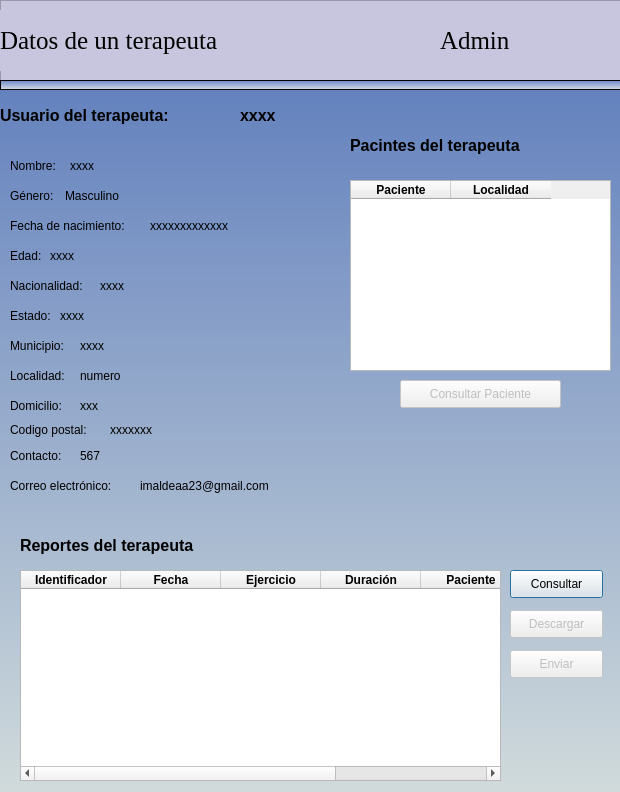
<?xml version="1.0" encoding="UTF-8"?>
<ui version="4.0">
 <class>ConsultarTerapeutaSelec</class>
 <widget class="QDialog" name="ConsultarTerapeutaSelec">
  <property name="geometry">
   <rect>
    <x>0</x>
    <y>0</y>
    <width>620</width>
    <height>792</height>
   </rect>
  </property>
  <property name="windowTitle">
   <string>Terapeuta Selecionado</string>
  </property>
  <widget class="QLabel" name="label">
   <property name="geometry">
    <rect>
     <x>0</x>
     <y>90</y>
     <width>251</width>
     <height>51</height>
    </rect>
   </property>
   <property name="font">
    <font>
     <pointsize>12</pointsize>
     <weight>75</weight>
     <bold>true</bold>
    </font>
   </property>
   <property name="text">
    <string>Usuario del terapeuta:  </string>
   </property>
  </widget>
  <widget class="QPushButton" name="pushButton">
   <property name="geometry">
    <rect>
     <x>510</x>
     <y>570</y>
     <width>93</width>
     <height>28</height>
    </rect>
   </property>
   <property name="text">
    <string>Consultar</string>
   </property>
  </widget>
  <widget class="QPushButton" name="pushButton_2">
   <property name="enabled">
    <bool>false</bool>
   </property>
   <property name="geometry">
    <rect>
     <x>510</x>
     <y>650</y>
     <width>93</width>
     <height>28</height>
    </rect>
   </property>
   <property name="text">
    <string>Enviar</string>
   </property>
  </widget>
  <widget class="QPushButton" name="pushButton_3">
   <property name="enabled">
    <bool>false</bool>
   </property>
   <property name="geometry">
    <rect>
     <x>510</x>
     <y>610</y>
     <width>93</width>
     <height>28</height>
    </rect>
   </property>
   <property name="text">
    <string>Descargar</string>
   </property>
  </widget>
  <widget class="QLabel" name="lb1">
   <property name="geometry">
    <rect>
     <x>10</x>
     <y>150</y>
     <width>61</width>
     <height>31</height>
    </rect>
   </property>
   <property name="styleSheet">
    <string notr="true">font: 87 8pt &quot;Segoe UI Black&quot;;</string>
   </property>
   <property name="text">
    <string>Nombre:</string>
   </property>
  </widget>
  <widget class="QLabel" name="label_4">
   <property name="geometry">
    <rect>
     <x>10</x>
     <y>210</y>
     <width>151</width>
     <height>31</height>
    </rect>
   </property>
   <property name="styleSheet">
    <string notr="true">font: 87 8pt &quot;Segoe UI Black&quot;;</string>
   </property>
   <property name="text">
    <string>Fecha de nacimiento:</string>
   </property>
  </widget>
  <widget class="QLabel" name="lb12">
   <property name="geometry">
    <rect>
     <x>10</x>
     <y>390</y>
     <width>81</width>
     <height>31</height>
    </rect>
   </property>
   <property name="styleSheet">
    <string notr="true">font: 87 8pt &quot;Segoe UI Black&quot;;</string>
   </property>
   <property name="text">
    <string>Domicilio:</string>
   </property>
  </widget>
  <widget class="QLabel" name="lbDomicilio">
   <property name="geometry">
    <rect>
     <x>80</x>
     <y>390</y>
     <width>211</width>
     <height>31</height>
    </rect>
   </property>
   <property name="text">
    <string>xxx</string>
   </property>
  </widget>
  <widget class="QLabel" name="lbCorreo">
   <property name="geometry">
    <rect>
     <x>140</x>
     <y>470</y>
     <width>141</width>
     <height>31</height>
    </rect>
   </property>
   <property name="text">
    <string>imaldeaa23@gmail.com</string>
   </property>
  </widget>
  <widget class="QLabel" name="lbGenero">
   <property name="geometry">
    <rect>
     <x>65</x>
     <y>180</y>
     <width>91</width>
     <height>31</height>
    </rect>
   </property>
   <property name="text">
    <string>Masculino</string>
   </property>
  </widget>
  <widget class="QLabel" name="lbNombre">
   <property name="geometry">
    <rect>
     <x>70</x>
     <y>150</y>
     <width>181</width>
     <height>31</height>
    </rect>
   </property>
   <property name="text">
    <string>xxxx</string>
   </property>
  </widget>
  <widget class="QLabel" name="lbFechaNaimiento">
   <property name="geometry">
    <rect>
     <x>150</x>
     <y>210</y>
     <width>111</width>
     <height>31</height>
    </rect>
   </property>
   <property name="text">
    <string>xxxxxxxxxxxxx</string>
   </property>
  </widget>
  <widget class="QLabel" name="lbLocalida">
   <property name="geometry">
    <rect>
     <x>80</x>
     <y>360</y>
     <width>71</width>
     <height>31</height>
    </rect>
   </property>
   <property name="text">
    <string>numero</string>
   </property>
  </widget>
  <widget class="QLabel" name="lLocalidad">
   <property name="geometry">
    <rect>
     <x>10</x>
     <y>360</y>
     <width>71</width>
     <height>31</height>
    </rect>
   </property>
   <property name="styleSheet">
    <string notr="true">font: 87 8pt &quot;Segoe UI Black&quot;;</string>
   </property>
   <property name="text">
    <string>Localidad:</string>
   </property>
  </widget>
  <widget class="QLabel" name="label_8">
   <property name="geometry">
    <rect>
     <x>0</x>
     <y>90</y>
     <width>621</width>
     <height>711</height>
    </rect>
   </property>
   <property name="minimumSize">
    <size>
     <width>100</width>
     <height>100</height>
    </size>
   </property>
   <property name="styleSheet">
    <string notr="true">background-color: qlineargradient(spread:pad, x1:0, y1:1, x2:0, y2:0, stop:0 rgba(210, 220, 220), stop:1 rgba(100, 130, 190));

</string>
   </property>
   <property name="text">
    <string/>
   </property>
  </widget>
  <widget class="QFrame" name="frame">
   <property name="geometry">
    <rect>
     <x>0</x>
     <y>0</y>
     <width>621</width>
     <height>81</height>
    </rect>
   </property>
   <property name="styleSheet">
    <string notr="true">background-color: rgb(200, 198, 223);</string>
   </property>
   <property name="frameShape">
    <enum>QFrame::StyledPanel</enum>
   </property>
   <property name="frameShadow">
    <enum>QFrame::Raised</enum>
   </property>
   <widget class="QLabel" name="label_3">
    <property name="geometry">
     <rect>
      <x>0</x>
      <y>10</y>
      <width>301</width>
      <height>61</height>
     </rect>
    </property>
    <property name="font">
     <font>
      <family>Times New Roman</family>
      <pointsize>19</pointsize>
      <weight>9</weight>
      <italic>false</italic>
      <bold>false</bold>
     </font>
    </property>
    <property name="styleSheet">
     <string notr="true">
font: 75 19pt &quot;Times New Roman&quot;;</string>
    </property>
    <property name="text">
     <string>Datos de un terapeuta</string>
    </property>
   </widget>
   <widget class="QLabel" name="label_23">
    <property name="geometry">
     <rect>
      <x>540</x>
      <y>10</y>
      <width>71</width>
      <height>71</height>
     </rect>
    </property>
    <property name="font">
     <font>
      <pointsize>10</pointsize>
     </font>
    </property>
    <property name="styleSheet">
     <string notr="true">image: url(:/newPrefix/terapeuta.png);</string>
    </property>
    <property name="text">
     <string/>
    </property>
   </widget>
   <widget class="QLabel" name="lbAdmin">
    <property name="geometry">
     <rect>
      <x>440</x>
      <y>10</y>
      <width>101</width>
      <height>61</height>
     </rect>
    </property>
    <property name="font">
     <font>
      <family>Times New Roman</family>
      <pointsize>19</pointsize>
      <weight>9</weight>
      <italic>false</italic>
      <bold>false</bold>
     </font>
    </property>
    <property name="styleSheet">
     <string notr="true">font: 75 8pt &quot;MS Shell Dlg 2&quot;;
font: 75 19pt &quot;Times New Roman&quot;;</string>
    </property>
    <property name="inputMethodHints">
     <set>Qt::ImhHiddenText</set>
    </property>
    <property name="text">
     <string>Admin</string>
    </property>
   </widget>
  </widget>
  <widget class="QTableWidget" name="tabla_pacientes">
   <property name="geometry">
    <rect>
     <x>20</x>
     <y>570</y>
     <width>481</width>
     <height>211</height>
    </rect>
   </property>
   <property name="minimumSize">
    <size>
     <width>10</width>
     <height>10</height>
    </size>
   </property>
   <property name="focusPolicy">
    <enum>Qt::NoFocus</enum>
   </property>
   <property name="editTriggers">
    <set>QAbstractItemView::NoEditTriggers</set>
   </property>
   <property name="dragEnabled">
    <bool>false</bool>
   </property>
   <property name="rowCount">
    <number>0</number>
   </property>
   <property name="columnCount">
    <number>6</number>
   </property>
   <column>
    <property name="text">
     <string>Identificador</string>
    </property>
    <property name="font">
     <font>
      <weight>75</weight>
      <bold>true</bold>
     </font>
    </property>
   </column>
   <column>
    <property name="text">
     <string>Fecha</string>
    </property>
    <property name="font">
     <font>
      <weight>75</weight>
      <bold>true</bold>
     </font>
    </property>
    <property name="textAlignment">
     <set>AlignCenter</set>
    </property>
    <property name="background">
     <color>
      <red>85</red>
      <green>255</green>
      <blue>127</blue>
     </color>
    </property>
   </column>
   <column>
    <property name="text">
     <string>Ejercicio</string>
    </property>
    <property name="font">
     <font>
      <weight>75</weight>
      <bold>true</bold>
     </font>
    </property>
    <property name="textAlignment">
     <set>AlignCenter</set>
    </property>
    <property name="background">
     <color>
      <red>255</red>
      <green>248</green>
      <blue>53</blue>
     </color>
    </property>
   </column>
   <column>
    <property name="text">
     <string>Duración</string>
    </property>
    <property name="font">
     <font>
      <weight>75</weight>
      <bold>true</bold>
     </font>
    </property>
    <property name="textAlignment">
     <set>AlignCenter</set>
    </property>
    <property name="background">
     <color>
      <red>0</red>
      <green>170</green>
      <blue>127</blue>
     </color>
    </property>
   </column>
   <column>
    <property name="text">
     <string>Paciente</string>
    </property>
    <property name="font">
     <font>
      <weight>75</weight>
      <bold>true</bold>
     </font>
    </property>
    <property name="textAlignment">
     <set>AlignCenter</set>
    </property>
    <property name="background">
     <color>
      <red>255</red>
      <green>170</green>
      <blue>0</blue>
     </color>
    </property>
   </column>
   <column>
    <property name="text">
     <string>Terapeuta</string>
    </property>
    <property name="font">
     <font>
      <weight>75</weight>
      <bold>true</bold>
     </font>
    </property>
    <property name="textAlignment">
     <set>AlignCenter</set>
    </property>
    <property name="background">
     <color>
      <red>85</red>
      <green>170</green>
      <blue>255</blue>
     </color>
    </property>
   </column>
  </widget>
  <widget class="QTableWidget" name="tabla_pacientes_2">
   <property name="geometry">
    <rect>
     <x>350</x>
     <y>180</y>
     <width>261</width>
     <height>191</height>
    </rect>
   </property>
   <property name="minimumSize">
    <size>
     <width>10</width>
     <height>10</height>
    </size>
   </property>
   <property name="focusPolicy">
    <enum>Qt::NoFocus</enum>
   </property>
   <property name="editTriggers">
    <set>QAbstractItemView::NoEditTriggers</set>
   </property>
   <property name="dragEnabled">
    <bool>false</bool>
   </property>
   <property name="rowCount">
    <number>0</number>
   </property>
   <property name="columnCount">
    <number>2</number>
   </property>
   <column>
    <property name="text">
     <string>Paciente</string>
    </property>
    <property name="font">
     <font>
      <weight>75</weight>
      <bold>true</bold>
     </font>
    </property>
    <property name="textAlignment">
     <set>AlignCenter</set>
    </property>
    <property name="background">
     <color>
      <red>255</red>
      <green>170</green>
      <blue>0</blue>
     </color>
    </property>
   </column>
   <column>
    <property name="text">
     <string>Localidad</string>
    </property>
    <property name="font">
     <font>
      <weight>75</weight>
      <bold>true</bold>
     </font>
    </property>
    <property name="textAlignment">
     <set>AlignCenter</set>
    </property>
    <property name="background">
     <color>
      <red>64</red>
      <green>236</green>
      <blue>255</blue>
     </color>
    </property>
   </column>
  </widget>
  <widget class="QFrame" name="frame_2">
   <property name="geometry">
    <rect>
     <x>0</x>
     <y>80</y>
     <width>621</width>
     <height>10</height>
    </rect>
   </property>
   <property name="maximumSize">
    <size>
     <width>16777215</width>
     <height>14</height>
    </size>
   </property>
   <property name="styleSheet">
    <string notr="true">background-color: qlineargradient(spread:pad, x1:0, y1:1, x2:0, y2:0, stop:0 rgba(214, 225, 229), stop:1 rgba(109, 130, 198));
</string>
   </property>
   <property name="frameShape">
    <enum>QFrame::StyledPanel</enum>
   </property>
   <property name="frameShadow">
    <enum>QFrame::Raised</enum>
   </property>
  </widget>
  <widget class="QLabel" name="lb9">
   <property name="geometry">
    <rect>
     <x>10</x>
     <y>300</y>
     <width>141</width>
     <height>31</height>
    </rect>
   </property>
   <property name="styleSheet">
    <string notr="true">font: 87 8pt &quot;Segoe UI Black&quot;;</string>
   </property>
   <property name="text">
    <string>Estado:</string>
   </property>
  </widget>
  <widget class="QLabel" name="lb10">
   <property name="geometry">
    <rect>
     <x>10</x>
     <y>330</y>
     <width>141</width>
     <height>31</height>
    </rect>
   </property>
   <property name="styleSheet">
    <string notr="true">font: 87 8pt &quot;Segoe UI Black&quot;;</string>
   </property>
   <property name="text">
    <string>Municipio:</string>
   </property>
  </widget>
  <widget class="QLabel" name="lb8_2">
   <property name="geometry">
    <rect>
     <x>10</x>
     <y>270</y>
     <width>141</width>
     <height>31</height>
    </rect>
   </property>
   <property name="styleSheet">
    <string notr="true">font: 87 8pt &quot;Segoe UI Black&quot;;</string>
   </property>
   <property name="text">
    <string>Nacionalidad:</string>
   </property>
  </widget>
  <widget class="QLabel" name="lb13">
   <property name="geometry">
    <rect>
     <x>10</x>
     <y>420</y>
     <width>91</width>
     <height>20</height>
    </rect>
   </property>
   <property name="styleSheet">
    <string notr="true">font: 87 8pt &quot;Segoe UI Black&quot;;</string>
   </property>
   <property name="text">
    <string>Codigo postal:</string>
   </property>
  </widget>
  <widget class="QLabel" name="lb14">
   <property name="geometry">
    <rect>
     <x>10</x>
     <y>470</y>
     <width>151</width>
     <height>31</height>
    </rect>
   </property>
   <property name="styleSheet">
    <string notr="true">font: 87 8pt &quot;Segoe UI Black&quot;;</string>
   </property>
   <property name="text">
    <string>Correo electrónico:</string>
   </property>
  </widget>
  <widget class="QLabel" name="lbEdad">
   <property name="geometry">
    <rect>
     <x>50</x>
     <y>240</y>
     <width>71</width>
     <height>31</height>
    </rect>
   </property>
   <property name="text">
    <string>xxxx</string>
   </property>
  </widget>
  <widget class="QLabel" name="lbEstado">
   <property name="geometry">
    <rect>
     <x>60</x>
     <y>300</y>
     <width>171</width>
     <height>31</height>
    </rect>
   </property>
   <property name="text">
    <string>xxxx</string>
   </property>
  </widget>
  <widget class="QLabel" name="lbNacionalidad">
   <property name="geometry">
    <rect>
     <x>100</x>
     <y>270</y>
     <width>91</width>
     <height>31</height>
    </rect>
   </property>
   <property name="text">
    <string>xxxx</string>
   </property>
  </widget>
  <widget class="QLabel" name="lbMunicipio">
   <property name="geometry">
    <rect>
     <x>80</x>
     <y>330</y>
     <width>171</width>
     <height>31</height>
    </rect>
   </property>
   <property name="text">
    <string>xxxx</string>
   </property>
  </widget>
  <widget class="QLabel" name="lb8">
   <property name="geometry">
    <rect>
     <x>10</x>
     <y>240</y>
     <width>51</width>
     <height>31</height>
    </rect>
   </property>
   <property name="styleSheet">
    <string notr="true">font: 87 8pt &quot;Segoe UI Black&quot;;</string>
   </property>
   <property name="text">
    <string>Edad:</string>
   </property>
  </widget>
  <widget class="QLabel" name="label_2">
   <property name="geometry">
    <rect>
     <x>20</x>
     <y>520</y>
     <width>251</width>
     <height>51</height>
    </rect>
   </property>
   <property name="font">
    <font>
     <pointsize>12</pointsize>
     <weight>75</weight>
     <bold>true</bold>
    </font>
   </property>
   <property name="text">
    <string>Reportes del terapeuta</string>
   </property>
  </widget>
  <widget class="QLabel" name="label_7">
   <property name="geometry">
    <rect>
     <x>350</x>
     <y>120</y>
     <width>251</width>
     <height>51</height>
    </rect>
   </property>
   <property name="font">
    <font>
     <pointsize>12</pointsize>
     <weight>75</weight>
     <bold>true</bold>
    </font>
   </property>
   <property name="text">
    <string>Pacintes del terapeuta</string>
   </property>
  </widget>
  <widget class="QLabel" name="lbUsuario">
   <property name="geometry">
    <rect>
     <x>240</x>
     <y>90</y>
     <width>251</width>
     <height>51</height>
    </rect>
   </property>
   <property name="font">
    <font>
     <pointsize>12</pointsize>
     <weight>75</weight>
     <bold>true</bold>
    </font>
   </property>
   <property name="text">
    <string>xxxx</string>
   </property>
  </widget>
  <widget class="QLabel" name="lbContacto">
   <property name="geometry">
    <rect>
     <x>110</x>
     <y>420</y>
     <width>81</width>
     <height>20</height>
    </rect>
   </property>
   <property name="styleSheet">
    <string notr="true"/>
   </property>
   <property name="text">
    <string>xxxxxxx</string>
   </property>
  </widget>
  <widget class="QLabel" name="lb14_2">
   <property name="geometry">
    <rect>
     <x>10</x>
     <y>440</y>
     <width>91</width>
     <height>31</height>
    </rect>
   </property>
   <property name="styleSheet">
    <string notr="true">font: 87 8pt &quot;Segoe UI Black&quot;;</string>
   </property>
   <property name="text">
    <string>Contacto:</string>
   </property>
  </widget>
  <widget class="QLabel" name="lbCodPostal">
   <property name="geometry">
    <rect>
     <x>80</x>
     <y>440</y>
     <width>141</width>
     <height>31</height>
    </rect>
   </property>
   <property name="text">
    <string>567</string>
   </property>
  </widget>
  <widget class="QLabel" name="lbgen">
   <property name="geometry">
    <rect>
     <x>10</x>
     <y>180</y>
     <width>51</width>
     <height>31</height>
    </rect>
   </property>
   <property name="styleSheet">
    <string notr="true">font: 87 8pt &quot;Segoe UI Black&quot;;</string>
   </property>
   <property name="text">
    <string>Género:</string>
   </property>
  </widget>
  <widget class="QPushButton" name="pushButton_4">
   <property name="enabled">
    <bool>false</bool>
   </property>
   <property name="geometry">
    <rect>
     <x>400</x>
     <y>380</y>
     <width>161</width>
     <height>28</height>
    </rect>
   </property>
   <property name="text">
    <string>Consultar Paciente</string>
   </property>
  </widget>
  <zorder>label_8</zorder>
  <zorder>label</zorder>
  <zorder>pushButton</zorder>
  <zorder>pushButton_2</zorder>
  <zorder>pushButton_3</zorder>
  <zorder>lb1</zorder>
  <zorder>label_4</zorder>
  <zorder>lb12</zorder>
  <zorder>lbDomicilio</zorder>
  <zorder>lbCorreo</zorder>
  <zorder>lbGenero</zorder>
  <zorder>lbNombre</zorder>
  <zorder>lbFechaNaimiento</zorder>
  <zorder>lbLocalida</zorder>
  <zorder>lLocalidad</zorder>
  <zorder>frame</zorder>
  <zorder>tabla_pacientes</zorder>
  <zorder>tabla_pacientes_2</zorder>
  <zorder>frame_2</zorder>
  <zorder>lb9</zorder>
  <zorder>lb10</zorder>
  <zorder>lb8_2</zorder>
  <zorder>lb13</zorder>
  <zorder>lb14</zorder>
  <zorder>lbEdad</zorder>
  <zorder>lbEstado</zorder>
  <zorder>lbNacionalidad</zorder>
  <zorder>lbMunicipio</zorder>
  <zorder>lb8</zorder>
  <zorder>label_2</zorder>
  <zorder>label_7</zorder>
  <zorder>lbUsuario</zorder>
  <zorder>lbContacto</zorder>
  <zorder>lb14_2</zorder>
  <zorder>lbCodPostal</zorder>
  <zorder>lbgen</zorder>
  <zorder>pushButton_4</zorder>
 </widget>
 <resources>
  <include location="images/image.qrc"/>
 </resources>
 <connections/>
</ui>
